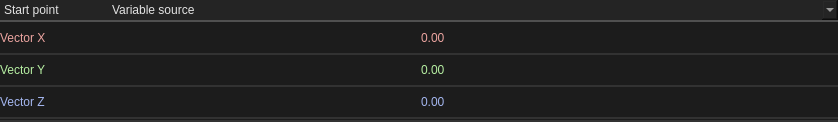
<?xml version="1.0" encoding="UTF-8"?>
<ui version="4.0">
 <class>Widget</class>
 <widget class="QWidget" name="Widget">
  <property name="windowModality">
   <enum>Qt::NonModal</enum>
  </property>
  <property name="geometry">
   <rect>
    <x>0</x>
    <y>0</y>
    <width>838</width>
    <height>122</height>
   </rect>
  </property>
  <property name="minimumSize">
   <size>
    <width>0</width>
    <height>0</height>
   </size>
  </property>
  <property name="maximumSize">
   <size>
    <width>16777215</width>
    <height>200</height>
   </size>
  </property>
  <property name="windowTitle">
   <string>Form</string>
  </property>
  <property name="styleSheet">
   <string notr="true">.QWidget {
    font: 580 10pt &quot;Segoe UI&quot;;
    border: 2px solid black;
    border-radius: 0px;
    border-left: 0px;
    border-right: 0px;
	border-top: 0px;
    border-color: rgba(50, 50, 50, 255);
    padding: 8px;
    padding-left: 6px;
    padding-right: 6px;
    color: #E3E3E3;
    background-color: #1C1C1C;
}

.QWidget::hover {
}
.QWidget::selected {
    background-color: #414956;
}</string>
  </property>
  <layout class="QVBoxLayout" name="verticalLayout">
   <property name="spacing">
    <number>0</number>
   </property>
   <property name="leftMargin">
    <number>0</number>
   </property>
   <property name="topMargin">
    <number>0</number>
   </property>
   <property name="rightMargin">
    <number>0</number>
   </property>
   <property name="bottomMargin">
    <number>0</number>
   </property>
   <item>
    <widget class="QFrame" name="frame_5">
     <property name="sizePolicy">
      <sizepolicy hsizetype="Preferred" vsizetype="Fixed">
       <horstretch>0</horstretch>
       <verstretch>0</verstretch>
      </sizepolicy>
     </property>
     <property name="minimumSize">
      <size>
       <width>0</width>
       <height>23</height>
      </size>
     </property>
     <property name="maximumSize">
      <size>
       <width>16777215</width>
       <height>23</height>
      </size>
     </property>
     <property name="frameShape">
      <enum>QFrame::NoFrame</enum>
     </property>
     <property name="frameShadow">
      <enum>QFrame::Raised</enum>
     </property>
     <layout class="QHBoxLayout" name="horizontalLayout">
      <property name="spacing">
       <number>0</number>
      </property>
      <property name="leftMargin">
       <number>0</number>
      </property>
      <property name="topMargin">
       <number>0</number>
      </property>
      <property name="rightMargin">
       <number>0</number>
      </property>
      <property name="bottomMargin">
       <number>0</number>
      </property>
      <item>
       <widget class="QLineEdit" name="property_class">
        <property name="sizePolicy">
         <sizepolicy hsizetype="Fixed" vsizetype="Fixed">
          <horstretch>0</horstretch>
          <verstretch>0</verstretch>
         </sizepolicy>
        </property>
        <property name="focusPolicy">
         <enum>Qt::NoFocus</enum>
        </property>
        <property name="toolTip">
         <string>&lt;html&gt;&lt;head/&gt;&lt;body&gt;&lt;p&gt;Variable name and display name&lt;/p&gt;&lt;/body&gt;&lt;/html&gt;</string>
        </property>
        <property name="styleSheet">
         <string notr="true">QLineEdit {
font: 580  8pt &quot;Segoe UI&quot;;
    border-top: 0px;
    border-left: 0px;
    border-right: 0px;
    border-bottom: 2px solid rgba(80, 80, 80, 255);
    border-radius: 0px;
    padding: 2px;
    color: #E3E3E3;
    background-color: #242424;
}

QLineEdit:focus {
    border-color: rgba(80, 80, 80, 255);
}

QLineEdit::selection {
    background-color: #414956;
    color: white;
}</string>
        </property>
        <property name="inputMethodHints">
         <set>Qt::ImhLatinOnly|Qt::ImhLowercaseOnly</set>
        </property>
        <property name="text">
         <string>Start point</string>
        </property>
        <property name="maxLength">
         <number>32</number>
        </property>
        <property name="readOnly">
         <bool>true</bool>
        </property>
       </widget>
      </item>
      <item>
       <widget class="QComboBox" name="comboBox">
        <property name="styleSheet">
         <string notr="true">QComboBox {
font: 580  8pt &quot;Segoe UI&quot;;
    border-top: 0px;
    border-left: 0px;
    border-right: 0px;
    border-bottom: 2px solid rgba(80, 80, 80, 255);
    border-radius: 0px;
    padding: 2px;
    color: #E3E3E3;
    background-color: #242424;
}

QComboBox:focus {
    border-color: rgba(80, 80, 80, 255);
}

QComboBox::selection {
    background-color: #414956;
    color: white;
}

QComboBox:item {
    font: 580  10pt &quot;Segoe UI&quot;;
    color: #E3E3E3;
    padding-left: 5px;
    background-color: #1C1C1C;
    border-style: none;
}

QComboBox::drop-down {
    color: #E3E3E3;
    padding: 2px;
    background: url(://icons/arrow_drop_down_16dp.svg) no-repeat center;
    border-bottom: 0px solid black;
    border-top: 0px solid black;
    border-right: 0px;
    border-left: 2px solid;
    margin-left: 5px;
    padding: 5px;
    width: 7px;
    border-color: rgba(80, 80, 80, 255);
    background-color: #1C1C1C;
border:none;
}

QComboBox::drop-down:hover {
    background-color: #414956;
    color: white;
}


QComboBox QAbstractItemView {
    border: 2px solid gray;
    border-color: rgba(80, 80, 80, 255);
    selection-background-color: #414956;
    background-color: #1C1C1C;
}


QComboBox QAbstractItemView::item {
    height: 16px; /* Set the height of each item */
    padding: 4px; /* Add padding to each item */
    padding-left: 5px;
    padding-right: 5px;
    color: #ff8a8a8a;
    border-style: none;
    border-bottom: 0.5px solid black;
    border-color: rgba(255, 255, 255, 10);
}


QComboBox QAbstractItemView::item:selected {
    height: 16px; /* Set the height of each item */
    padding: 4px; /* Add padding to each item */
    padding-left: 5px;
    padding-right: 5px;
    background-color: #414956;
    color: white;
    border: none; /* Remove border */
    outline: none; /* Remove outline */
}</string>
        </property>
        <item>
         <property name="text">
          <string>Variable source</string>
         </property>
        </item>
        <item>
         <property name="text">
          <string>Vector3d</string>
         </property>
        </item>
       </widget>
      </item>
     </layout>
    </widget>
   </item>
   <item>
    <widget class="QFrame" name="frame_4">
     <property name="frameShape">
      <enum>QFrame::NoFrame</enum>
     </property>
     <property name="frameShadow">
      <enum>QFrame::Raised</enum>
     </property>
     <property name="lineWidth">
      <number>0</number>
     </property>
     <layout class="QVBoxLayout" name="verticalLayout_2">
      <property name="spacing">
       <number>0</number>
      </property>
      <property name="leftMargin">
       <number>0</number>
      </property>
      <property name="topMargin">
       <number>0</number>
      </property>
      <property name="rightMargin">
       <number>0</number>
      </property>
      <property name="bottomMargin">
       <number>0</number>
      </property>
      <item>
       <widget class="QFrame" name="frame">
        <property name="minimumSize">
         <size>
          <width>0</width>
          <height>32</height>
         </size>
        </property>
        <property name="maximumSize">
         <size>
          <width>16777215</width>
          <height>32</height>
         </size>
        </property>
        <property name="styleSheet">
         <string notr="true">.QFrame {
    font: 580 10pt &quot;Segoe UI&quot;;
    border: 2px solid black;
    border-radius: 0px;
    border-left: 0px;
    border-right: 0px;
	border-top: 0px;
    border-color: rgba(50, 50, 50, 255);
    color: #E3E3E3;
    background-color: #1C1C1C;
}

.QFrame::hover {
}
.QFrame::selected {
    background-color: #414956;
}</string>
        </property>
        <property name="frameShape">
         <enum>QFrame::StyledPanel</enum>
        </property>
        <property name="frameShadow">
         <enum>QFrame::Raised</enum>
        </property>
        <property name="lineWidth">
         <number>0</number>
        </property>
        <layout class="QHBoxLayout" name="horizontalLayout_2">
         <property name="spacing">
          <number>0</number>
         </property>
         <property name="leftMargin">
          <number>0</number>
         </property>
         <property name="topMargin">
          <number>0</number>
         </property>
         <property name="rightMargin">
          <number>0</number>
         </property>
         <property name="bottomMargin">
          <number>0</number>
         </property>
         <item>
          <widget class="QLabel" name="label">
           <property name="styleSheet">
            <string notr="true">border:0px;
background-color: rgba(255, 255, 255, 0);
font: 8pt &quot;Segoe UI&quot;;
color: #ECA4A0;
</string>
           </property>
           <property name="text">
            <string>Vector X</string>
           </property>
          </widget>
         </item>
         <item>
          <widget class="QDoubleSpinBox" name="vector_x">
           <property name="minimumSize">
            <size>
             <width>0</width>
             <height>0</height>
            </size>
           </property>
           <property name="styleSheet">
            <string notr="true">QDoubleSpinBox {
    font: 580 8pt &quot;Segoe UI&quot;;
    border: 2px solid black;
    border-radius: 2px;
    border-color: rgba(80, 80, 80, 255);
    color: #E3E3E3;
    background-color: #1C1C1C;
border:0px;
color: #ECA4A0;
}

QDoubleSpinBox:focus {
}

QDoubleSpinBox:hover {
}

QDoubleSpinBox:pressed {
	background-color: #121212;
}

QDoubleSpinBox::up-button {
    border: 0px solid black;
    subcontrol-origin: border;
    subcontrol-position: top right;
    border-left: 2px solid black;
    border-bottom: 0px solid black;
    border-top-right-radius: 2px;
    border-color: rgba(80, 80, 80, 255);
	width:16px;
    margin:0px;
border:0px;
}

QDoubleSpinBox::up-arrow {
    image: url(://icons/arrow_drop_up_24dp_9D9D9D_FILL0_wght400_GRAD0_opsz24.svg);
    width: 20px;
    height: 20px;
}

QDoubleSpinBox::down-button {
    subcontrol-origin: border;
    subcontrol-position: bottom right;
	border: 0px solid black;
    border-left: 2px solid black;
    border-top: 2px solid black;
border-bottom-right-radius: 2px;
    border-color: rgba(80, 80, 80, 255);
	width:16px;
    margin:0px;
border:0px;
}

QDoubleSpinBox::down-arrow {
    image: url(://icons/arrow_drop_down_16dp.svg);
    width: 20px;
    height: 20px;
}</string>
           </property>
           <property name="decimals">
            <number>2</number>
           </property>
           <property name="minimum">
            <double>-99999999999.000000000000000</double>
           </property>
           <property name="maximum">
            <double>99999999999.000000000000000</double>
           </property>
           <property name="singleStep">
            <double>0.100000000000000</double>
           </property>
          </widget>
         </item>
        </layout>
       </widget>
      </item>
      <item>
       <widget class="QFrame" name="frame_2">
        <property name="minimumSize">
         <size>
          <width>0</width>
          <height>32</height>
         </size>
        </property>
        <property name="maximumSize">
         <size>
          <width>16777215</width>
          <height>32</height>
         </size>
        </property>
        <property name="styleSheet">
         <string notr="true">.QFrame {
    font: 580 10pt &quot;Segoe UI&quot;;
    border: 2px solid black;
    border-radius: 0px;
    border-left: 0px;
    border-right: 0px;
	border-top: 0px;
    border-color: rgba(50, 50, 50, 255);
    color: #E3E3E3;
    background-color: #1C1C1C;
}

.QFrame::hover {
}
.QFrame::selected {
    background-color: #414956;
}</string>
        </property>
        <property name="frameShape">
         <enum>QFrame::StyledPanel</enum>
        </property>
        <property name="frameShadow">
         <enum>QFrame::Raised</enum>
        </property>
        <property name="lineWidth">
         <number>0</number>
        </property>
        <layout class="QHBoxLayout" name="horizontalLayout_7">
         <property name="spacing">
          <number>0</number>
         </property>
         <property name="leftMargin">
          <number>0</number>
         </property>
         <property name="topMargin">
          <number>0</number>
         </property>
         <property name="rightMargin">
          <number>0</number>
         </property>
         <property name="bottomMargin">
          <number>0</number>
         </property>
         <item>
          <widget class="QLabel" name="label_2">
           <property name="styleSheet">
            <string notr="true">border:0px;
background-color: rgba(255, 255, 255, 0);
font: 8pt &quot;Segoe UI&quot;;
color: #B6EFA2;</string>
           </property>
           <property name="text">
            <string>Vector Y</string>
           </property>
          </widget>
         </item>
         <item>
          <widget class="QDoubleSpinBox" name="vector_y">
           <property name="styleSheet">
            <string notr="true">QDoubleSpinBox {
    font: 580 8pt &quot;Segoe UI&quot;;
    border: 2px solid black;
    border-radius: 2px;
    border-color: rgba(80, 80, 80, 255);
    color: #E3E3E3;
    background-color: #1C1C1C;
border:0px;
color: #B6EFA2;
}

QDoubleSpinBox:focus {
}

QDoubleSpinBox:hover {
}

QDoubleSpinBox:pressed {
	background-color: #121212;
}

QDoubleSpinBox::up-button {
    border: 0px solid black;
    subcontrol-origin: border;
    subcontrol-position: top right;
    border-left: 2px solid black;
    border-bottom: 0px solid black;
    border-top-right-radius: 2px;
    border-color: rgba(80, 80, 80, 255);
	width:16px;
    margin:0px;
border:0px;
}

QDoubleSpinBox::up-arrow {
    image: url(://icons/arrow_drop_up_24dp_9D9D9D_FILL0_wght400_GRAD0_opsz24.svg);
    width: 20px;
    height: 20px;
}

QDoubleSpinBox::down-button {
    subcontrol-origin: border;
    subcontrol-position: bottom right;
	border: 0px solid black;
    border-left: 2px solid black;
    border-top: 2px solid black;
border-bottom-right-radius: 2px;
    border-color: rgba(80, 80, 80, 255);
	width:16px;
    margin:0px;
border:0px;
}

QDoubleSpinBox::down-arrow {
    image: url(://icons/arrow_drop_down_16dp.svg);
    width: 20px;
    height: 20px;
}

QDoubleSpinBox:disabled {
	color: rgba(125, 125, 125, 100);
}</string>
           </property>
           <property name="decimals">
            <number>2</number>
           </property>
           <property name="minimum">
            <double>-99999999999.000000000000000</double>
           </property>
           <property name="maximum">
            <double>99999999999.000000000000000</double>
           </property>
           <property name="singleStep">
            <double>0.100000000000000</double>
           </property>
          </widget>
         </item>
        </layout>
       </widget>
      </item>
      <item>
       <widget class="QFrame" name="frame_3">
        <property name="minimumSize">
         <size>
          <width>0</width>
          <height>32</height>
         </size>
        </property>
        <property name="maximumSize">
         <size>
          <width>16777215</width>
          <height>32</height>
         </size>
        </property>
        <property name="styleSheet">
         <string notr="true">.QFrame {
    font: 580 10pt &quot;Segoe UI&quot;;
    border: 2px solid black;
    border-radius: 0px;
    border-left: 0px;
    border-right: 0px;
	border-top: 0px;
    border-color: rgba(50, 50, 50, 255);
    color: #E3E3E3;
    background-color: #1C1C1C;
}

.QFrame::hover {
}
.QFrame::selected {
    background-color: #414956;
}</string>
        </property>
        <property name="frameShape">
         <enum>QFrame::StyledPanel</enum>
        </property>
        <property name="frameShadow">
         <enum>QFrame::Raised</enum>
        </property>
        <property name="lineWidth">
         <number>0</number>
        </property>
        <layout class="QHBoxLayout" name="horizontalLayout_8">
         <property name="spacing">
          <number>0</number>
         </property>
         <property name="leftMargin">
          <number>0</number>
         </property>
         <property name="topMargin">
          <number>0</number>
         </property>
         <property name="rightMargin">
          <number>0</number>
         </property>
         <property name="bottomMargin">
          <number>0</number>
         </property>
         <item>
          <widget class="QLabel" name="label_3">
           <property name="styleSheet">
            <string notr="true">border:0px;
background-color: rgba(255, 255, 255, 0);
font: 8pt &quot;Segoe UI&quot;;

color: #A4B6EF;</string>
           </property>
           <property name="text">
            <string>Vector Z</string>
           </property>
          </widget>
         </item>
         <item>
          <widget class="QDoubleSpinBox" name="vector_z">
           <property name="enabled">
            <bool>true</bool>
           </property>
           <property name="styleSheet">
            <string notr="true">QDoubleSpinBox {
    font: 580 8pt &quot;Segoe UI&quot;;
    border: 2px solid black;
    border-radius: 2px;
    border-color: rgba(80, 80, 80, 255);
    color: #E3E3E3;
    background-color: #1C1C1C;
border:0px;
color: #A4B6EF;
}

QDoubleSpinBox:focus {
}

QDoubleSpinBox:hover {
}

QDoubleSpinBox:pressed {
	background-color: #121212;
}

QDoubleSpinBox::up-button {
    border: 0px solid black;
    subcontrol-origin: border;
    subcontrol-position: top right;
    border-left: 2px solid black;
    border-bottom: 0px solid black;
    border-top-right-radius: 2px;
    border-color: rgba(80, 80, 80, 255);
	width:16px;
    margin:0px;
border:0px;
}

QDoubleSpinBox::up-arrow {
    image: url(://icons/arrow_drop_up_24dp_9D9D9D_FILL0_wght400_GRAD0_opsz24.svg);
    width: 20px;
    height: 20px;
}

QDoubleSpinBox::down-button {
    subcontrol-origin: border;
    subcontrol-position: bottom right;
	border: 0px solid black;
    border-left: 2px solid black;
    border-top: 2px solid black;
border-bottom-right-radius: 2px;
    border-color: rgba(80, 80, 80, 255);
	width:16px;
    margin:0px;
border:0px;
}

QDoubleSpinBox::down-arrow {
    image: url(://icons/arrow_drop_down_16dp.svg);
    width: 20px;
    height: 20px;
}

QDoubleSpinBox:disabled {
	color: rgba(125, 125, 125, 100);
}</string>
           </property>
           <property name="decimals">
            <number>2</number>
           </property>
           <property name="minimum">
            <double>-99999999999.000000000000000</double>
           </property>
           <property name="maximum">
            <double>99999999999.000000000000000</double>
           </property>
           <property name="singleStep">
            <double>0.100000000000000</double>
           </property>
          </widget>
         </item>
        </layout>
       </widget>
      </item>
     </layout>
    </widget>
   </item>
  </layout>
 </widget>
 <resources/>
 <connections/>
</ui>
